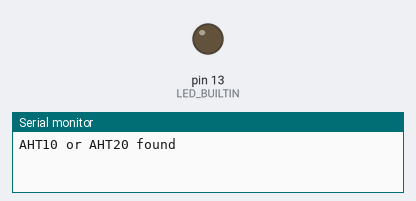
Simulated run of this sketch. Board: Arduino Uno, built with avr-gcc and run on an emulated ATmega328P. On the bench: output pins drawn as LEDs (lit = HIGH), the last lines printed to the serial monitor. The modem accepts every AT command (registered, SIM ready, sends succeed) and sends nothing else.

Above: at 0.15 s.
At 1.68 s:
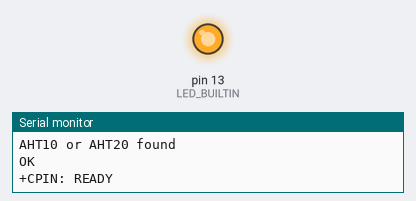
Timing chart, 0 to 3.2 s (numbered marks = the images above):
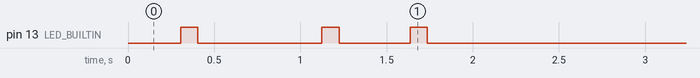

Measured:
- by itself, pin 13 (LED_BUILTIN): goes HIGH 0.10 s, LOW 0.72 s, HIGH 0.10 s, LOW 0.41 s, HIGH 0.10 s, then LOW

The sketch:

bc260y_aliyun.ino
```cpp
#include <SoftwareSerial.h>
#include <Adafruit_AHTX0.h>
#include  <ArduinoJson.h>
//实例化软串口
SoftwareSerial mySerial(2, 3); // RX, TX
Adafruit_AHTX0 aht;
DynamicJsonDocument json(200);
//判断返回值是否正确
void connectNBIOT (String cmd, char *res)
{
  while (1)
  {
    mySerial.println(cmd);
    delay(300);
    while (mySerial.available() > 0)
    {
      if (mySerial.find(res))
      {
        digitalWrite(LED_BUILTIN, HIGH);   // turn the LED on (HIGH is the voltage level)
        delay(100);              // wait for a second
        digitalWrite(LED_BUILTIN, LOW);    // turn the LED off by making the voltage LOW
        delay(100);
        Serial.println(res);
        return;
      }
      else
      {
        Serial.print(cmd);
        Serial.println("  Return ERROR!");
      }
    }
    delay(200);
  }
}
void MQTT_PubData(void)//发布数据到平台
{ //"/sys/a1qmGxDM8cd/mzhtest001/thing/event/property/post","{"id":"26","version":"1.0","params":{"CurrentTemperature":{"value":23},"RelativeHumidity":{"value":58}},"method":"thing.event.property.post"}"
  char sendjson[] = "{\"id\":\"26\",\"version\":\"1.0\",\"sys\":{\"ack\":0},\"params\":{\"CurrentTemperature\":{\"value\":%d.%d},\"CurrentHumidity\":{\"value\":%d}},\"method\":\"thing.event.property.post\"}";
  char T_json[200];
  char tempdata, humidata;
  sensors_event_t humidity, temp;
  aht.getEvent(&humidity, &temp);// populate temp and humidity objects with fresh data
  //Serial.print(humidity.relative_humidity);
  tempdata = (temp.temperature - (char)temp.temperature) * 10;
  // humidata=(humidity.relative_humidity-(char)humidity.relative_humidity)*10;
  sprintf(T_json, sendjson, (char)temp.temperature, tempdata, (char)humidity.relative_humidity); //,humidata
  mySerial.println("AT+QMTPUB=0,0,0,0,\"/sys/a1ZMkwhevG9/mzh001/thing/event/property/post\""); //send message，主题更改
  delay(100);
  mySerial.println(T_json);
  mySerial.write(0x1A);
  delay(300);
  // wait for a second
    while (mySerial.available() > 0)
  {
  //  char inByte = mySerial.read();
  //  Serial.print(inByte);
  if (mySerial.find("+QMTPUB: 0,0,0"))
   {
   Serial.println("+QMTPUB: 0,0,0");
   break;
  }
  }
}
void BC260YAliyunMQTT_init(void)//初始化MQTT连接
{
  // prints title with ending line break
  connectNBIOT("AT", "OK");
  mySerial.println("ATE0&W");//关闭回显
  delay(300);
  connectNBIOT("AT+CPIN?", "+CPIN: READY"); //返+CPIN:READY，表明识别到卡了
  connectNBIOT("AT+CGATT?", "+CGATT: 1"); //返+CGACT: 1,就能正常工作了
  mySerial.println("AT+QMTCLOSE=0");//关闭上一次socekt连接
  delay(300);
  mySerial.println("at+qmtcfg=\"aliauth\",0, \"a1ZMkwhevG9\",\"mzh001\",\"cc96840980ac49570acc47e2c0195b5c\"");//配置三元素
  delay(300);
  connectNBIOT("AT+QMTOPEN=0,\"139.196.135.135\",1883", "+QMTOPEN: 0,0"); //建立服务器的IP和端口连接
  delay(300);
  connectNBIOT("AT+QMTCONN=0,\"clientExample\"", "+QMTCONN: 0,0,0"); //建立服务器的IP和端口连接
  delay(300);
}
// the setup function runs once when you press reset or power the board
void setup() {
  // initialize digital pin 13 as an output.
  pinMode(13, OUTPUT);
  mySerial.begin(9600);
  Serial.begin(9600); //
  while (!Serial) {
    ; // wait for serial port to connect. Needed for Leonardo only
  }
  if (! aht.begin()) {
    Serial.println("Could not find AHT? Check wiring");
    while (1) delay(10);
  }
  Serial.println("AHT10 or AHT20 found");
  BC260YAliyunMQTT_init();

}

// the loop function runs over and over again forever
void loop() {
  MQTT_PubData();//发布数据
  delay(300);
}
```
